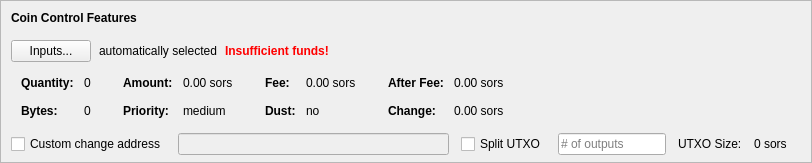
    <widget class="QFrame" name="frameCoinControl">
     <property name="sizePolicy">
      <sizepolicy hsizetype="Expanding" vsizetype="Expanding">
       <horstretch>0</horstretch>
       <verstretch>0</verstretch>
      </sizepolicy>
     </property>
     <property name="maximumSize">
      <size>
       <width>16777215</width>
       <height>16777215</height>
      </size>
     </property>
     <property name="frameShape">
      <enum>QFrame::StyledPanel</enum>
     </property>
     <property name="frameShadow">
      <enum>QFrame::Sunken</enum>
     </property>
     <layout class="QVBoxLayout" name="verticalLayoutCoinControl2">
      <property name="spacing">
       <number>0</number>
      </property>
      <property name="leftMargin">
       <number>0</number>
      </property>
      <property name="topMargin">
       <number>0</number>
      </property>
      <property name="rightMargin">
       <number>0</number>
      </property>
      <property name="bottomMargin">
       <number>6</number>
      </property>
      <item>
       <layout class="QVBoxLayout" name="verticalLayoutCoinControl" stretch="0,0,0,0,1">
        <property name="spacing">
         <number>0</number>
        </property>
        <property name="leftMargin">
         <number>10</number>
        </property>
        <property name="topMargin">
         <number>10</number>
        </property>
        <item>
         <layout class="QHBoxLayout" name="horizontalLayoutCoinControl1">
          <property name="bottomMargin">
           <number>15</number>
          </property>
          <item>
           <widget class="QLabel" name="labelCoinControlFeatures">
            <property name="sizePolicy">
             <sizepolicy hsizetype="Preferred" vsizetype="Maximum">
              <horstretch>0</horstretch>
              <verstretch>0</verstretch>
             </sizepolicy>
            </property>
            <property name="font">
             <font>
              <weight>75</weight>
              <bold>true</bold>
             </font>
            </property>
            <property name="styleSheet">
             <string notr="true">font-weight:bold;</string>
            </property>
            <property name="text">
             <string>Coin Control Features</string>
            </property>
           </widget>
          </item>
         </layout>
        </item>
        <item>
         <layout class="QHBoxLayout" name="horizontalLayoutCoinControl2" stretch="0,0,0,0">
          <property name="spacing">
           <number>8</number>
          </property>
          <property name="bottomMargin">
           <number>10</number>
          </property>
          <item>
           <widget class="QPushButton" name="pushButtonCoinControl">
            <property name="styleSheet">
             <string notr="true"/>
            </property>
            <property name="text">
             <string>Inputs...</string>
            </property>
            <property name="autoDefault">
             <bool>false</bool>
            </property>
           </widget>
          </item>
          <item>
           <widget class="QLabel" name="labelCoinControlAutomaticallySelected">
            <property name="text">
             <string>automatically selected</string>
            </property>
            <property name="margin">
             <number>5</number>
            </property>
           </widget>
          </item>
          <item>
           <widget class="QLabel" name="labelCoinControlInsuffFunds">
            <property name="font">
             <font>
              <weight>75</weight>
              <bold>true</bold>
             </font>
            </property>
            <property name="styleSheet">
             <string notr="true">color:red;font-weight:bold;</string>
            </property>
            <property name="text">
             <string>Insufficient funds!</string>
            </property>
            <property name="margin">
             <number>5</number>
            </property>
           </widget>
          </item>
          <item>
           <spacer name="horizontalSpacerCoinControl">
            <property name="orientation">
             <enum>Qt::Horizontal</enum>
            </property>
            <property name="sizeHint" stdset="0">
             <size>
              <width>40</width>
              <height>1</height>
             </size>
            </property>
           </spacer>
          </item>
         </layout>
        </item>
        <item>
         <widget class="QWidget" name="widgetCoinControl" native="true">
          <property name="sizePolicy">
           <sizepolicy hsizetype="Preferred" vsizetype="Preferred">
            <horstretch>0</horstretch>
            <verstretch>0</verstretch>
           </sizepolicy>
          </property>
          <property name="minimumSize">
           <size>
            <width>0</width>
            <height>0</height>
           </size>
          </property>
          <property name="styleSheet">
           <string notr="true"/>
          </property>
          <layout class="QHBoxLayout" name="horizontalLayoutCoinControl5">
           <property name="leftMargin">
            <number>0</number>
           </property>
           <property name="topMargin">
            <number>0</number>
           </property>
           <property name="rightMargin">
            <number>0</number>
           </property>
           <property name="bottomMargin">
            <number>0</number>
           </property>
           <item>
            <layout class="QHBoxLayout" name="horizontalLayoutCoinControl3" stretch="0,0,0,1">
             <property name="spacing">
              <number>20</number>
             </property>
             <property name="topMargin">
              <number>0</number>
             </property>
             <property name="bottomMargin">
              <number>10</number>
             </property>
             <item>
              <layout class="QFormLayout" name="formLayoutCoinControl1">
               <property name="horizontalSpacing">
                <number>10</number>
               </property>
               <property name="verticalSpacing">
                <number>14</number>
               </property>
               <property name="leftMargin">
                <number>10</number>
               </property>
               <property name="topMargin">
                <number>4</number>
               </property>
               <property name="rightMargin">
                <number>6</number>
               </property>
               <item row="0" column="0">
                <widget class="QLabel" name="labelCoinControlQuantityText">
                 <property name="font">
                  <font>
                   <weight>75</weight>
                   <bold>true</bold>
                  </font>
                 </property>
                 <property name="text">
                  <string>Quantity:</string>
                 </property>
                 <property name="margin">
                  <number>0</number>
                 </property>
                </widget>
               </item>
               <item row="0" column="1">
                <widget class="QLabel" name="labelCoinControlQuantity">
                 <property name="cursor">
                  <cursorShape>IBeamCursor</cursorShape>
                 </property>
                 <property name="contextMenuPolicy">
                  <enum>Qt::ActionsContextMenu</enum>
                 </property>
                 <property name="text">
                  <string notr="true">0</string>
                 </property>
                 <property name="margin">
                  <number>0</number>
                 </property>
                 <property name="textInteractionFlags">
                  <set>Qt::LinksAccessibleByMouse|Qt::TextSelectableByKeyboard|Qt::TextSelectableByMouse</set>
                 </property>
                </widget>
               </item>
               <item row="1" column="0">
                <widget class="QLabel" name="labelCoinControlBytesText">
                 <property name="font">
                  <font>
                   <weight>75</weight>
                   <bold>true</bold>
                  </font>
                 </property>
                 <property name="text">
                  <string>Bytes:</string>
                 </property>
                </widget>
               </item>
               <item row="1" column="1">
                <widget class="QLabel" name="labelCoinControlBytes">
                 <property name="cursor">
                  <cursorShape>IBeamCursor</cursorShape>
                 </property>
                 <property name="contextMenuPolicy">
                  <enum>Qt::ActionsContextMenu</enum>
                 </property>
                 <property name="text">
                  <string notr="true">0</string>
                 </property>
                 <property name="textInteractionFlags">
                  <set>Qt::LinksAccessibleByMouse|Qt::TextSelectableByKeyboard|Qt::TextSelectableByMouse</set>
                 </property>
                </widget>
               </item>
              </layout>
             </item>
             <item>
              <layout class="QFormLayout" name="formLayoutCoinControl2">
               <property name="horizontalSpacing">
                <number>10</number>
               </property>
               <property name="verticalSpacing">
                <number>14</number>
               </property>
               <property name="leftMargin">
                <number>6</number>
               </property>
               <property name="topMargin">
                <number>4</number>
               </property>
               <property name="rightMargin">
                <number>6</number>
               </property>
               <item row="0" column="0">
                <widget class="QLabel" name="labelCoinControlAmountText">
                 <property name="font">
                  <font>
                   <weight>75</weight>
                   <bold>true</bold>
                  </font>
                 </property>
                 <property name="text">
                  <string>Amount:</string>
                 </property>
                 <property name="margin">
                  <number>0</number>
                 </property>
                </widget>
               </item>
               <item row="0" column="1">
                <widget class="QLabel" name="labelCoinControlAmount">
                 <property name="cursor">
                  <cursorShape>IBeamCursor</cursorShape>
                 </property>
                 <property name="contextMenuPolicy">
                  <enum>Qt::ActionsContextMenu</enum>
                 </property>
                 <property name="text">
                  <string notr="true">0.00 sors</string>
                 </property>
                 <property name="textInteractionFlags">
                  <set>Qt::LinksAccessibleByMouse|Qt::TextSelectableByKeyboard|Qt::TextSelectableByMouse</set>
                 </property>
                </widget>
               </item>
               <item row="1" column="0">
                <widget class="QLabel" name="labelCoinControlPriorityText">
                 <property name="font">
                  <font>
                   <weight>75</weight>
                   <bold>true</bold>
                  </font>
                 </property>
                 <property name="text">
                  <string>Priority:</string>
                 </property>
                </widget>
               </item>
               <item row="1" column="1">
                <widget class="QLabel" name="labelCoinControlPriority">
                 <property name="cursor">
                  <cursorShape>IBeamCursor</cursorShape>
                 </property>
                 <property name="contextMenuPolicy">
                  <enum>Qt::ActionsContextMenu</enum>
                 </property>
                 <property name="text">
                  <string>medium</string>
                 </property>
                 <property name="textInteractionFlags">
                  <set>Qt::LinksAccessibleByMouse|Qt::TextSelectableByKeyboard|Qt::TextSelectableByMouse</set>
                 </property>
                </widget>
               </item>
              </layout>
             </item>
             <item>
              <layout class="QFormLayout" name="formLayoutCoinControl3">
               <property name="horizontalSpacing">
                <number>10</number>
               </property>
               <property name="verticalSpacing">
                <number>14</number>
               </property>
               <property name="leftMargin">
                <number>6</number>
               </property>
               <property name="topMargin">
                <number>4</number>
               </property>
               <property name="rightMargin">
                <number>6</number>
               </property>
               <item row="0" column="0">
                <widget class="QLabel" name="labelCoinControlFeeText">
                 <property name="font">
                  <font>
                   <weight>75</weight>
                   <bold>true</bold>
                  </font>
                 </property>
                 <property name="text">
                  <string>Fee:</string>
                 </property>
                 <property name="margin">
                  <number>0</number>
                 </property>
                </widget>
               </item>
               <item row="0" column="1">
                <widget class="QLabel" name="labelCoinControlFee">
                 <property name="cursor">
                  <cursorShape>IBeamCursor</cursorShape>
                 </property>
                 <property name="contextMenuPolicy">
                  <enum>Qt::ActionsContextMenu</enum>
                 </property>
                 <property name="text">
                  <string notr="true">0.00 sors</string>
                 </property>
                 <property name="textInteractionFlags">
                  <set>Qt::LinksAccessibleByMouse|Qt::TextSelectableByKeyboard|Qt::TextSelectableByMouse</set>
                 </property>
                </widget>
               </item>
               <item row="1" column="0">
                <widget class="QLabel" name="labelCoinControlLowOutputText">
                 <property name="font">
                  <font>
                   <weight>75</weight>
                   <bold>true</bold>
                  </font>
                 </property>
                 <property name="text">
                  <string>Dust:</string>
                 </property>
                </widget>
               </item>
               <item row="1" column="1">
                <widget class="QLabel" name="labelCoinControlLowOutput">
                 <property name="cursor">
                  <cursorShape>IBeamCursor</cursorShape>
                 </property>
                 <property name="contextMenuPolicy">
                  <enum>Qt::ActionsContextMenu</enum>
                 </property>
                 <property name="text">
                  <string>no</string>
                 </property>
                 <property name="textInteractionFlags">
                  <set>Qt::LinksAccessibleByMouse|Qt::TextSelectableByKeyboard|Qt::TextSelectableByMouse</set>
                 </property>
                </widget>
               </item>
              </layout>
             </item>
             <item>
              <layout class="QFormLayout" name="formLayoutCoinControl4">
               <property name="horizontalSpacing">
                <number>10</number>
               </property>
               <property name="verticalSpacing">
                <number>14</number>
               </property>
               <property name="leftMargin">
                <number>6</number>
               </property>
               <property name="topMargin">
                <number>4</number>
               </property>
               <property name="rightMargin">
                <number>6</number>
               </property>
               <item row="0" column="0">
                <widget class="QLabel" name="labelCoinControlAfterFeeText">
                 <property name="font">
                  <font>
                   <weight>75</weight>
                   <bold>true</bold>
                  </font>
                 </property>
                 <property name="text">
                  <string>After Fee:</string>
                 </property>
                 <property name="margin">
                  <number>0</number>
                 </property>
                </widget>
               </item>
               <item row="0" column="1">
                <widget class="QLabel" name="labelCoinControlAfterFee">
                 <property name="cursor">
                  <cursorShape>IBeamCursor</cursorShape>
                 </property>
                 <property name="contextMenuPolicy">
                  <enum>Qt::ActionsContextMenu</enum>
                 </property>
                 <property name="text">
                  <string notr="true">0.00 sors</string>
                 </property>
                 <property name="textInteractionFlags">
                  <set>Qt::LinksAccessibleByMouse|Qt::TextSelectableByKeyboard|Qt::TextSelectableByMouse</set>
                 </property>
                </widget>
               </item>
               <item row="1" column="0">
                <widget class="QLabel" name="labelCoinControlChangeText">
                 <property name="font">
                  <font>
                   <weight>75</weight>
                   <bold>true</bold>
                  </font>
                 </property>
                 <property name="text">
                  <string>Change:</string>
                 </property>
                </widget>
               </item>
               <item row="1" column="1">
                <widget class="QLabel" name="labelCoinControlChange">
                 <property name="cursor">
                  <cursorShape>IBeamCursor</cursorShape>
                 </property>
                 <property name="contextMenuPolicy">
                  <enum>Qt::ActionsContextMenu</enum>
                 </property>
                 <property name="text">
                  <string notr="true">0.00 sors</string>
                 </property>
                 <property name="textInteractionFlags">
                  <set>Qt::LinksAccessibleByMouse|Qt::TextSelectableByKeyboard|Qt::TextSelectableByMouse</set>
                 </property>
                </widget>
               </item>
              </layout>
             </item>
            </layout>
           </item>
          </layout>
         </widget>
        </item>
        <item>
         <layout class="QHBoxLayout" name="horizontalLayoutCoinControl4" stretch="0,0,0,0,0,0,0">
          <property name="spacing">
           <number>12</number>
          </property>
          <property name="sizeConstraint">
           <enum>QLayout::SetDefaultConstraint</enum>
          </property>
          <property name="topMargin">
           <number>5</number>
          </property>
          <property name="rightMargin">
           <number>5</number>
          </property>
          <item>
           <widget class="QCheckBox" name="checkBoxCoinControlChange">
            <property name="toolTip">
             <string>If this is activated, but the change address is empty or invalid, change will be sent to a newly generated address.</string>
            </property>
            <property name="text">
             <string>Custom change address</string>
            </property>
           </widget>
          </item>
          <item>
           <widget class="QValidatedLineEdit" name="lineEditCoinControlChange">
            <property name="enabled">
             <bool>false</bool>
            </property>
            <property name="sizePolicy">
             <sizepolicy hsizetype="Expanding" vsizetype="Fixed">
              <horstretch>0</horstretch>
              <verstretch>0</verstretch>
             </sizepolicy>
            </property>
           </widget>
          </item>
          <item>
           <widget class="QCheckBox" name="splitBlockCheckBox">
            <property name="text">
             <string>Split UTXO</string>
            </property>
           </widget>
          </item>
          <item>
           <widget class="QLineEdit" name="splitBlockLineEdit">
            <property name="sizePolicy">
             <sizepolicy hsizetype="Fixed" vsizetype="Fixed">
              <horstretch>50</horstretch>
              <verstretch>0</verstretch>
             </sizepolicy>
            </property>
            <property name="placeholderText">
             <string># of outputs</string>
            </property>
           </widget>
          </item>
          <item>
           <widget class="QLabel" name="labelBlockSizeText">
            <property name="text">
             <string>UTXO Size:</string>
            </property>
           </widget>
          </item>
          <item>
           <widget class="QLabel" name="labelBlockSize">
            <property name="text">
             <string>0 sors</string>
            </property>
           </widget>
          </item>
          <item>
           <widget class="QLabel" name="labelCoinControlChangeLabel">
            <property name="sizePolicy">
             <sizepolicy hsizetype="Preferred" vsizetype="Expanding">
              <horstretch>0</horstretch>
              <verstretch>0</verstretch>
             </sizepolicy>
            </property>
            <property name="minimumSize">
             <size>
              <width>0</width>
              <height>0</height>
             </size>
            </property>
            <property name="text">
             <string/>
            </property>
            <property name="margin">
             <number>3</number>
            </property>
           </widget>
          </item>
         </layout>
        </item>
        <item>
         <spacer name="verticalSpacerCoinControl">
          <property name="orientation">
           <enum>Qt::Vertical</enum>
          </property>
          <property name="sizeHint" stdset="0">
           <size>
            <width>800</width>
            <height>1</height>
           </size>
          </property>
         </spacer>
        </item>
       </layout>
      </item>
     </layout>
    </widget>
